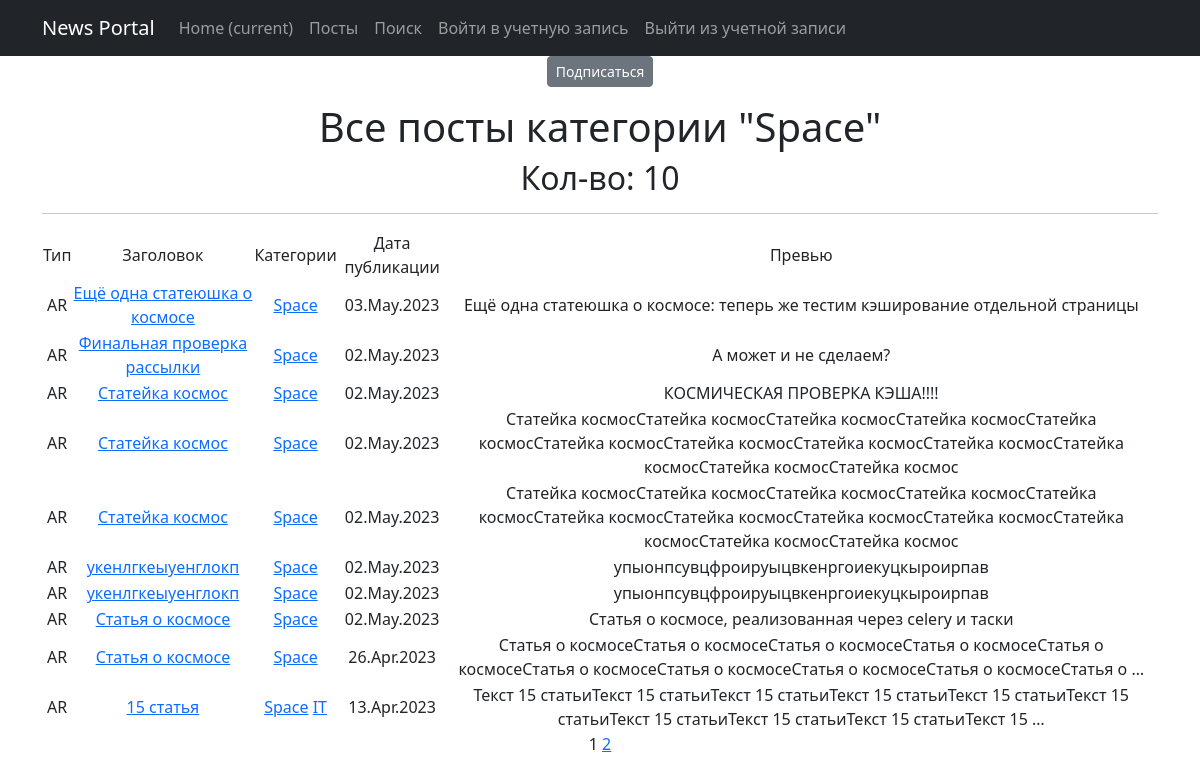
Screenshot of /news/categories/4 with the database file from the repository.
### news_site/models.py (models this page shows, shortened)
class Category(models.Model):
    name = models.CharField(max_length=128, unique=True)
    subscribers = models.ManyToManyField(User, blank=True, related_name='categories')
    def __str__(self):
        return f'{self.name}'

class Post(models.Model):
    author = models.ForeignKey(Author, on_delete=models.CASCADE)
    NEWS = 'NW'
    ARTICLE = 'AR'
    CATEGORY_CHOICES = (
        (NEWS, 'Новость'),
        (ARTICLE, 'Статья')
    )
    categoryType = models.CharField(max_length=2, choices=CATEGORY_CHOICES, default=ARTICLE)
    time_add = models.DateTimeField(auto_now_add=True)
    head = models.CharField(max_length=256)
    body = models.TextField()
    rating = models.SmallIntegerField(default=0)
    category = models.ManyToManyField(Category, through='PostCategory')

### news_site/views.py (the view)
# urls.py: path('categories/<int:pk>', CategoryListView.as_view(), name='category_list'),
class CategoryListView(PostList):
    template_name = 'category_list.html'
    context_object_name = 'category_post_list'
    def get_queryset(self):
        self.category = get_object_or_404(Category, id=self.kwargs['pk'])
        queryset = Post.objects.filter(category=self.category).order_by('-time_add')
        return queryset
    def get_context_data(self, **kwargs):
        context = super().get_context_data(**kwargs)
        context['is_not_subscriber'] = self.request.user not in self.category.subscribers.all()
        context['category'] = self.category
        return context

### news_site/templatetags/custom_filters.py (called while the page is built)
@register.filter()
def censor(text):
    try:
        str(text)
        word_list = text.split()
        for swear in SWEAR_WORDS:
            for i, word in enumerate(word_list):
                if swear[1:] in word:  # проверка со второй буквы, чтобы учесть верхний регистр
                    word_list[i] = word_list[i].replace(word, SWEAR_WORDS[swear])
        return ' '.join(word_list)
    except ValueError:
        print("Ошибка, невозможно применить фильтр к не строковым данным")

### templates/category_list.html (shortened to what this page needs)
{% extends 'flatpages/default.html' %}
{% load custom_filters %}
{% block content %}
    {% if is_not_subscriber %}
    <p class="text-center"><a href="{% url 'subscribe' category.id %}" class="btn btn-secondary btn-sm">Подписаться</a></p>
    {% else %}
    <p class="text-center"><a href="{% url 'unsubscribe' category.id %}" class="btn btn-secondary btn-sm">Отписаться</a></p>
    {% endif %}
    <h1>Все посты категории "{{ category }}"</h1>
    <h2>Кол-во: {{ category_post_list|length }}</h2>
    <hr>
    {% if category_post_list %}
        <table>
            <tr>
                <td>Тип</td>
                <td>Заголовок</td>
                <td>Категории</td>
                <td>Дата публикации</td>
                <td>Превью</td>
            </tr>
            {% for post in category_post_list %}
            <tr>
                <td>{{ post.categoryType }}</td>
                <td>
                    <a href="{% url 'post_detail' post.id %}">{{ post.head|censor }}</a>
                </td>
                <td>
                    {% for category in post.category.all %}
                    <a href="{% url 'category_list' category.id %}">{{ category }}</a>
                    {% endfor %}
                </td>
                <td>{{ post.time_add|date:'d.M.Y' }}</td>
                <td>{{ post.body|truncatewords:20|censor }}</td>
                <td>
                </td>
            </tr>
            {% endfor %}
        </table>
    {% else %}
        <h2>Постов нет!</h2>
    {% endif %}
    {{ page_obj.number }}
    {% if page_obj.has_next %}
        <a href="?page={{ page_obj.next_page_number }}">{{ page_obj.next_page_number }}</a>
    {% endif %}
{% endblock content %}

### rows the page displays
Category: name "Space"
Post: categoryType "AR", head|censor "Ещё одна статеюшка о космосе", time_add "03.May.2023", body|censor "Ещё одна статеюшка о космосе: теперь же тестим кэширование отдельной страницы"
Post: categoryType "AR", head|censor "Финальная проверка рассылки", time_add "02.May.2023", body|censor "А может и не сделаем?"
Post: categoryType "AR", head|censor "Статейка космос", time_add "02.May.2023", body|censor "КОСМИЧЕСКАЯ ПРОВЕРКА КЭША!!!!"
Post: categoryType "AR", head|censor "Статейка космос", time_add "02.May.2023", body|censor "Статейка космосСтатейка космосСтатейка космосСтатейка космосСтатейка космосСтатейка космосСтатейка космосСтатейка космосСтатейка космосСтатейка космосСтатейка космосСтатейка космос"
Post: categoryType "AR", head|censor "Статейка космос", time_add "02.May.2023", body|censor "Статейка космосСтатейка космосСтатейка космосСтатейка космосСтатейка космосСтатейка космосСтатейка космосСтатейка космосСтатейка космосСтатейка космосСтатейка космосСтатейка космос"
Post: categoryType "AR", head|censor "укенлгкеыуенглокп", time_add "02.May.2023", body|censor "упыонпсувцфроируыцвкенргоиекуцкыроирпав"
Post: categoryType "AR", head|censor "укенлгкеыуенглокп", time_add "02.May.2023", body|censor "упыонпсувцфроируыцвкенргоиекуцкыроирпав"
Post: categoryType "AR", head|censor "Статья о космосе", time_add "02.May.2023", body|censor "Статья о космосе, реализованная через celery и таски"
Post: categoryType "AR", head|censor "Статья о космосе", time_add "26.Apr.2023", body|censor "Статья о космосеСтатья о космосеСтатья о космосеСтатья о космосеСтатья о космосеСтатья о космосеСтатья о космосеСтатья о космосеСтатья о космосеСтатья о …"
Post: categoryType "AR", head|censor "15 статья", time_add "13.Apr.2023", body|censor "Текст 15 статьиТекст 15 статьиТекст 15 статьиТекст 15 статьиТекст 15 статьиТекст 15 статьиТекст 15 статьиТекст 15 статьиТекст 15 статьиТекст 15 …"
Category: name "IT"

### other values shown
{{ category_post_list|length }} "10"
{{ page_obj.number }} "1"
{{ page_obj.next_page_number }} "2"
